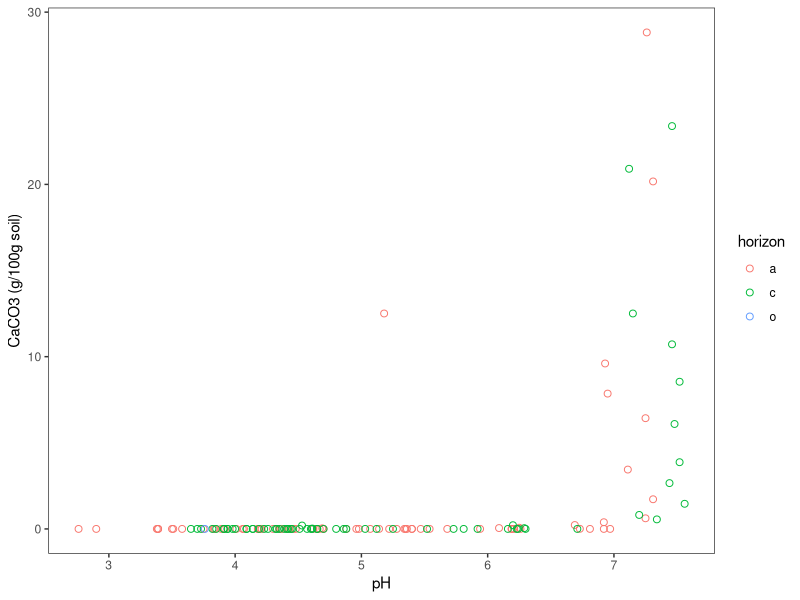
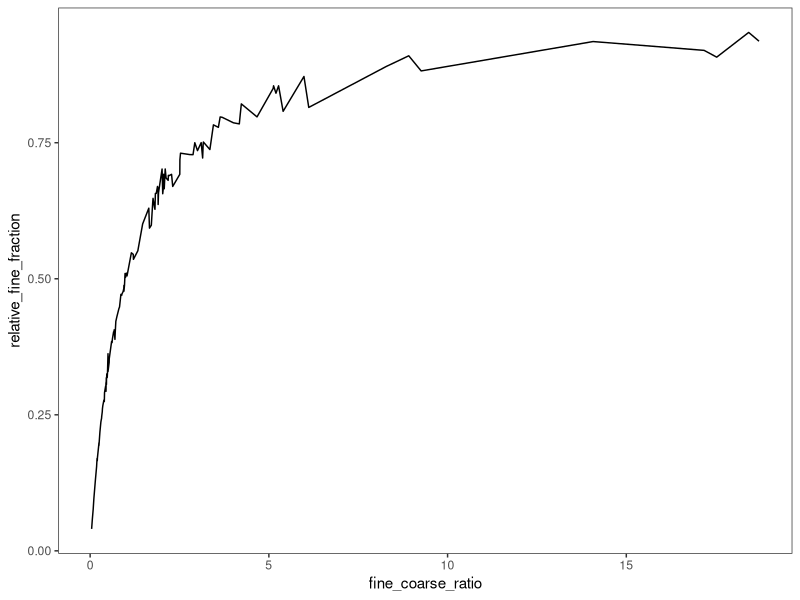
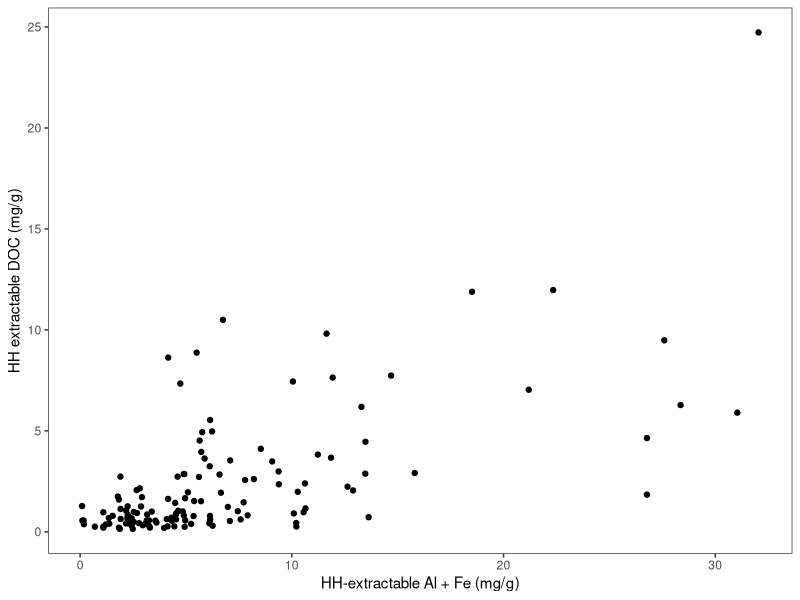
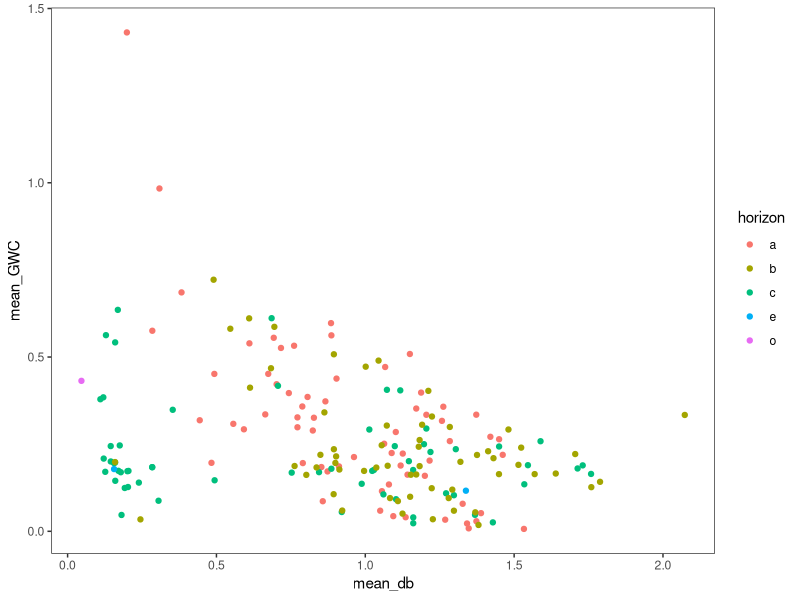
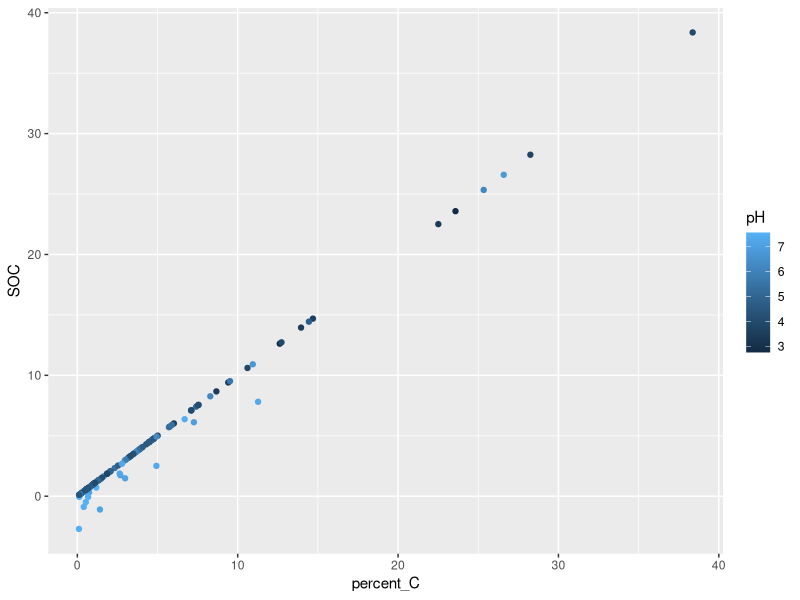
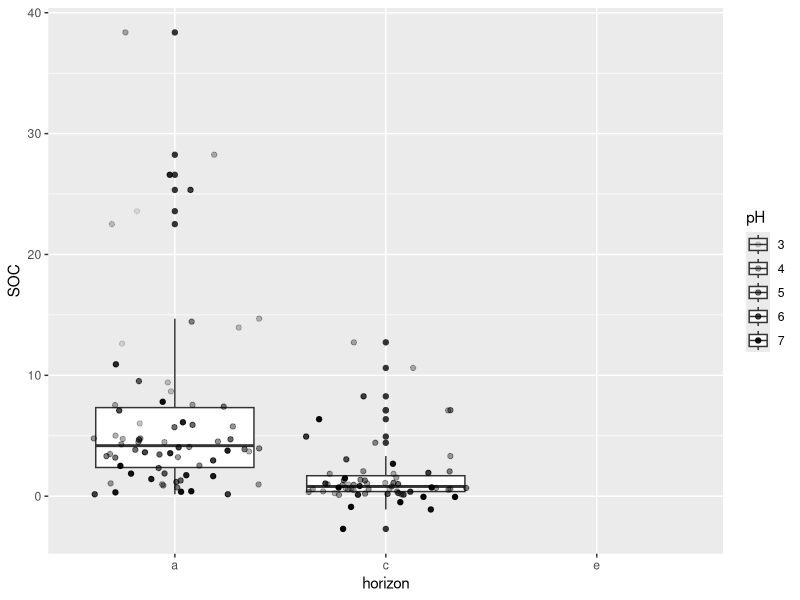
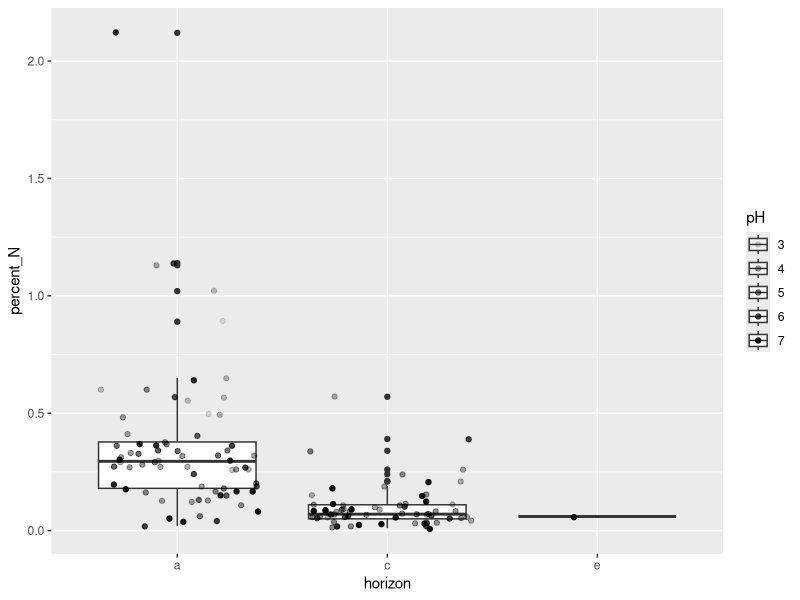
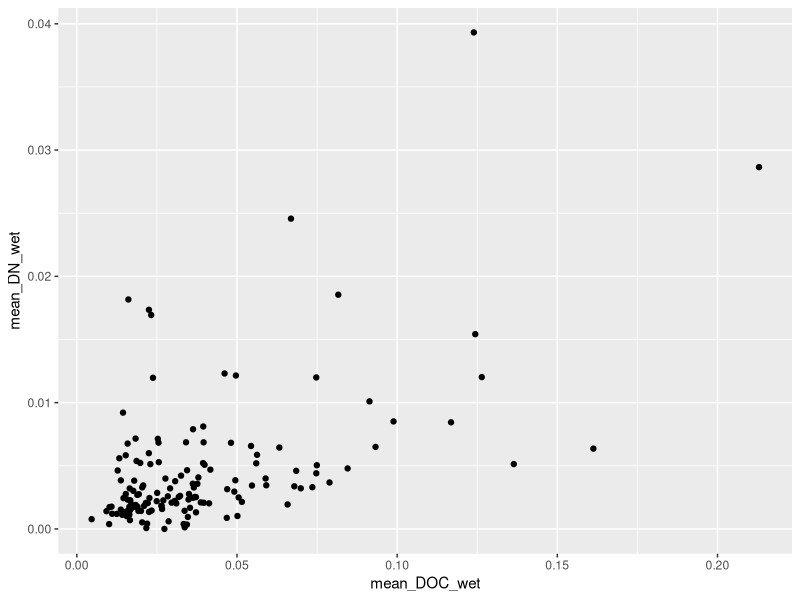

These charts were generated, in order, by the following R code: (Note: this script raises an error after producing the figures.)
## ---- chunk 1
knitr::opts_chunk$set(echo = FALSE)
library(tidyverse, quietly = TRUE)
my_theme <- theme_bw() + theme(panel.grid.major = element_blank(), panel.grid.minor = element_blank())
## ---- chunk 2
pH_carbonate <- read_csv("Data/pH and carbonate/pH_carbonate_data_summary_final.csv", col_types = cols(horizon = col_factor(levels = c("a","c","o"))))
size_fractions <- read_csv("Data/Size fractions/size_fractions_raw_data.csv", col_types = cols(horizon = col_factor(levels = c("a","c", "e"))))
moisture <- read_csv("Data/Moisture/soil_moisture_raw_data.csv",col_types = cols(horizon = col_factor(levels = c("a","b", "c", "e", "o"))))
TOC_final_summary <- read_csv("Data/Microbial biomass/TOC_final_summary.csv", col_types = cols(horizon = col_factor(levels = c("a","b", "c", "e", "o"))))
HH_extraction <- read_csv("Data/HH extraction/HH_extraction_raw_data.csv")
bulk_soil_CN_isotopes <- read_csv("Data/Elemental and isotopes/bulk_soil_CN_natu_abund_raw_data.csv",col_types = cols(horizon = col_factor(levels = c("a","c","e"))))
all_pedon_meta_data <- read_csv("Data/all_pedon_meta_data.csv")
## ---- chunk 3
# all negative inorganic C assumed equal to zero
# convert inorganic C content to %carbonate in soils
mw_carbonate <- 100.0869 # molar mass of calcium carbonate
mw_c <- 12.0107 # molar mass of C
pH_carbonate_percent <- pH_carbonate %>% 
  mutate(percent_carbonate = mg_IC_g_soil_zero/1000*(mw_carbonate/mw_c)*100)
ggplot(data = pH_carbonate_percent, aes(pH, percent_carbonate, color = horizon)) + 
  geom_point(shape = 21, size = 2) +
  labs(x = "pH", y = "CaCO3 (g/100g soil)") +
  my_theme
## ---- chunk 4
# calculate fraction amount in g, relative amount and recovery
# silt and clay pan weight were added in excel to avoid NA's
size_fractions_calculated_values <- size_fractions %>% 
  mutate(coarse_fraction_g = sand_and_POM_and_pan_weight_g - sand_pom_pan_weight_g,
         fine_fraction_g = total_sc_and_pan_g - total_sc_pan_g,
         recovery_percent = (coarse_fraction_g + fine_fraction_g) / soil_weight_g * 100,
         relative_coarse_fraction = coarse_fraction_g / soil_weight_g,
         relative_fine_fraction = fine_fraction_g / soil_weight_g,
         fine_coarse_ratio = relative_fine_fraction / relative_coarse_fraction)
ggplot(data = size_fractions_calculated_values) + 
  geom_line(aes(fine_coarse_ratio, relative_fine_fraction)) + 
  my_theme

## ---- chunk 5
# calculate concentrations of HH-extractable C, Fe and Al per g soil
HH_volume <- 0.01 # extracting solution was 10 mL
HH_dilution <- 10 # all ICP samples diluted 1:9
HH_calculated_values <- HH_extraction %>% 
mutate(HH_DOC_ppm = npoc_ppm * toc_dilution,
       HH_DOC_mg_g = HH_DOC_ppm * HH_volume / soil_weight_g,
       Fe_mg_g = Fe_ppm * HH_dilution * HH_volume / soil_weight_g,
       Al_mg_g = Al_ppm * HH_dilution * HH_volume / soil_weight_g,
       Fe_plus_Al = Fe_mg_g + Al_mg_g)
ggplot(data = drop_na(HH_calculated_values), aes(Fe_plus_Al, HH_DOC_mg_g)) +
  geom_point() +
  labs(x = "HH-extractable Al + Fe (mg/g)", y = "HH extractable DOC (mg/g)") +
  my_theme
## ---- chunk 6
# calculating gravimetric, volumetric, and hygroscopic water contents, and bulk density
core_volume <- 79.52156404 # volume of bulk density cores (cm^3)
moisture_calculated_values <- moisture %>% 
  select(2:5,7,9,10,11,12,13) %>% # selec relevant columns
  drop_na(bag_wet_soil) %>% # remove missing samples
   mutate(wet_weight = bag_wet_soil - bag_weight,
         ovendry_weight = tin_ovendry_weight - tin_weight,
         GWC = (wet_weight - ovendry_weight)/ovendry_weight,
         db = ovendry_weight/core_volume,
         VWC = GWC*db,
         HWC = (tin_airdry_weight - tin_ovendry_weight)/ovendry_weight) %>% 
  group_by(unique_ID, pedon_ID, horizon, location) %>% 
  summarise(mean_GWC = mean(GWC, na.rm = TRUE),
            mean_HWC = mean(HWC, na.rm = TRUE),
            mean_VWC = mean(VWC, na.rm = TRUE),
            mean_db = mean(db, na.rm = TRUE
            ))
ggplot(data = moisture_calculated_values, aes(mean_db, mean_GWC, color = horizon)) +
  geom_point() +
  my_theme
## ---- chunk 7
# Subtract IC from TC to find OC
calculated_bulk_CN <- left_join(bulk_soil_CN_isotopes, pH_carbonate_percent) %>% 
  mutate(SOC = percent_C - mg_IC_g_soil_zero*0.1)  
ggplot(data = calculated_bulk_CN, aes(percent_C, SOC, color = pH)) + geom_point()
ggplot(data = calculated_bulk_CN, aes(horizon, SOC, alpha = pH)) + geom_boxplot() + geom_jitter()
ggplot(data = calculated_bulk_CN, aes(horizon, percent_N, alpha = pH)) + geom_boxplot() + geom_jitter()
## ---- chunk 8
# calculating microbial and dissolved C, N per mass wet soil
NPOC_volume <- 0.05 # extraction volume equals 50 mL
calculated_MBC_DOC <- TOC_final_summary %>% 
  mutate(DOC_mg_g_wet = NPOC * NPOC_volume / unfum_weight,
         DN_mg_g_wet = TN * NPOC_volume / unfum_weight,
        MBC_mg_g_wet = fum_NPOC * NPOC_volume / fum_weight,
         MBN_mg_g_wet = fum_TN * NPOC_volume / fum_weight) %>% 
  group_by(unique_ID, pedon_ID, horizon) %>% 
  summarize(mean_DOC_wet = mean(DOC_mg_g_wet),
            mean_DN_wet = mean(DN_mg_g_wet),
            mean_MBC_wet = mean(MBC_mg_g_wet),
            mean_MBN_wet = mean(MBN_mg_g_wet)
            )
ggplot(data = calculated_MBC_DOC, aes(mean_DOC_wet, mean_DN_wet)) + geom_point()
## ---- chunk 9
# select only for summarizing variable and unique_ID in each data frame
ph_carbonate_short <- select(pH_carbonate_percent, 1, 6, 8)
CN_short <- select(calculated_bulk_CN, 1,5, 6, 8, 14)
HH_short <- select(HH_calculated_values, 2, 15, 16:18)
size_short <- select(size_fractions_calculated_values, 1, 17, 18,19)
joined_data <- left_join(moisture_calculated_values, ph_carbonate_short) 
joined_data <- left_join(joined_data, CN_short) 
joined_data <- left_join(joined_data, HH_short) 
joined_data <- left_join(joined_data, size_short)
joined_data <- left_join(joined_data, calculated_MBC_DOC)
joined_data <- left_join(joined_data, all_pedon_meta_data, "pedon_ID")
# joining data frames by unique_ID
# moisture dataframe has horizons
## ---- chunk 10
# normalizaing properties to oven dry weight
joined_normalized_data <- joined_data %>% 
  mutate(DOC = mean_DOC_wet * (mean_GWC + 1),
         DN = mean_DN_wet * (mean_GWC + 1),
         MBC = mean_MBC_wet * (mean_GWC + 1),
         MBN = mean_MBN_wet * (mean_GWC + 1)
  )

  
## ---- chunk 11
joined_normalized_data_C <- joined_normalized_data %>% 
  mutate(MBC_C = MBC / (SOC / 100),
         MBN_N = MBN / (percent_N / 100),
         DOC_C = DOC / (SOC / 100),
         DN_N = DN / (percent_N / 100),
         HH_DOC_C = HH_DOC_mg_g / (SOC / 100)
         )
ggplot(data = joined_normalized_data_C, aes(order, DOC_C)) + geom_boxplot() +
my_theme
